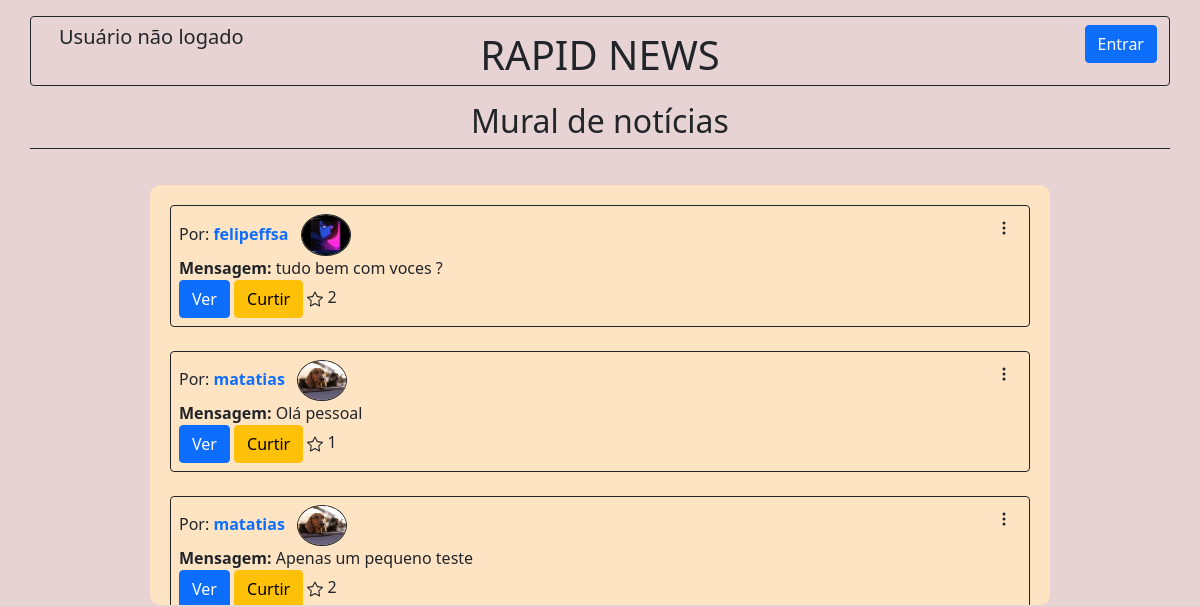
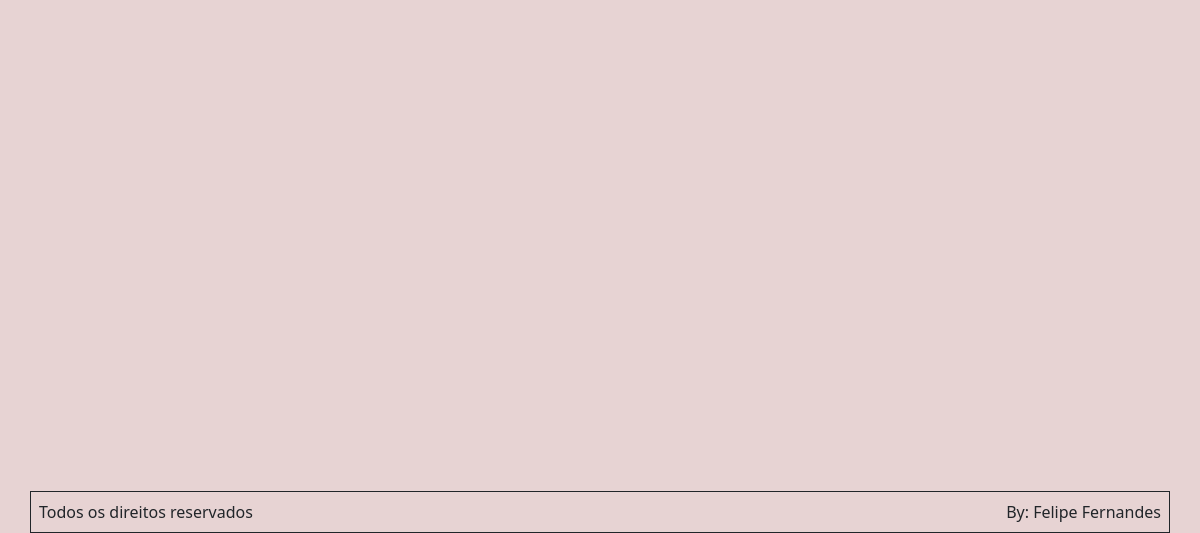
The page /noticias/mural/ on the database as committed earlier (2 pictures, top to bottom).
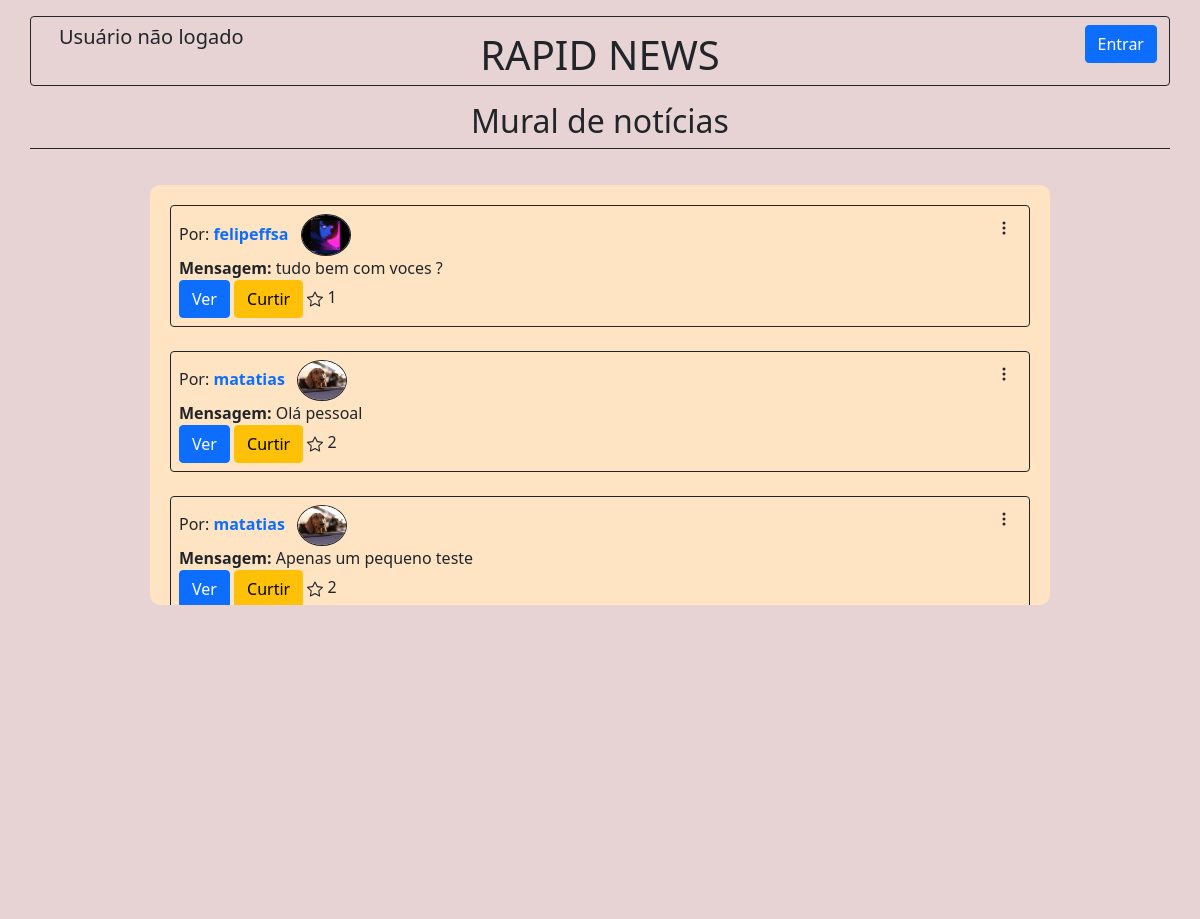
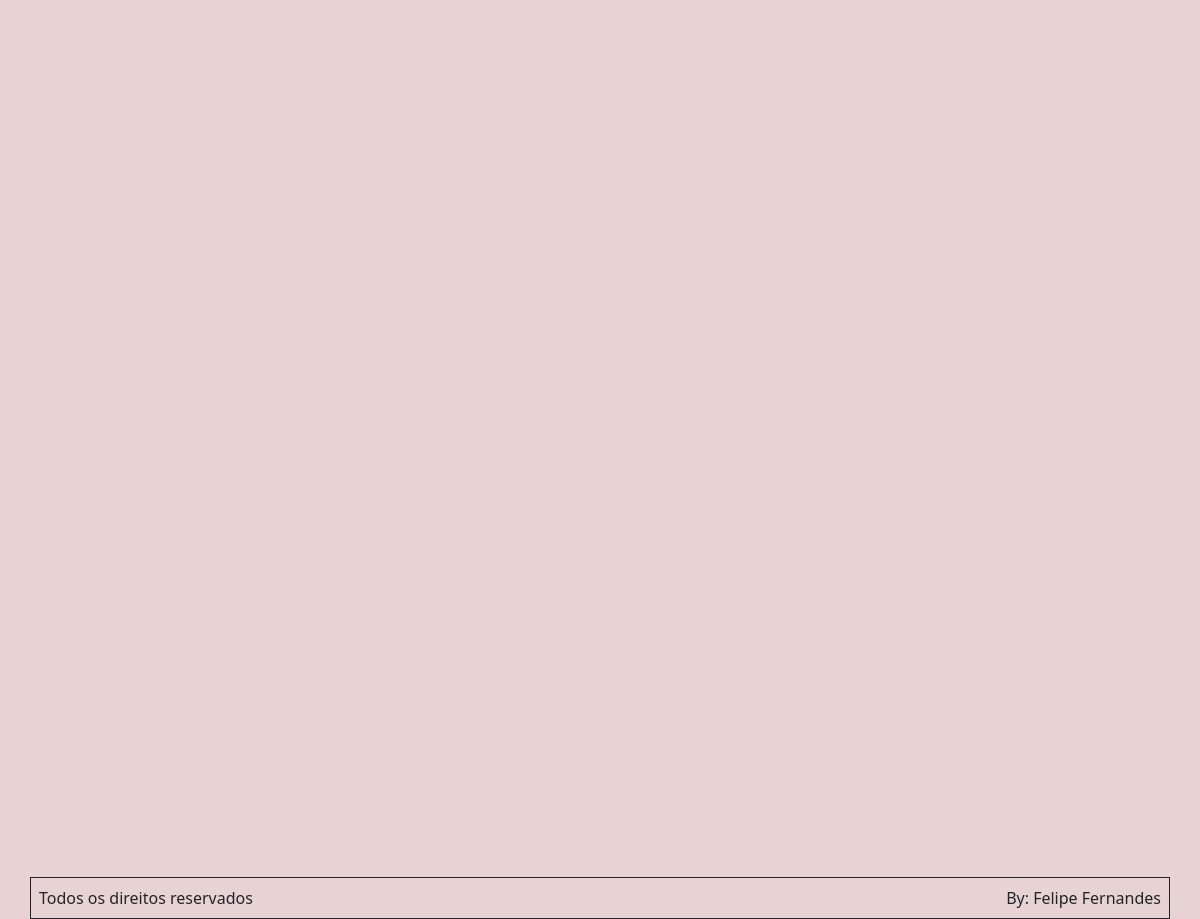
The same page on the database as committed later (2 pictures, top to bottom).
### noticias/models.py (models this page shows, shortened)
class Noticias(models.Model):
    user = models.ForeignKey(User, on_delete=models.CASCADE, related_name ='noticia')
    titulo = models.CharField(max_length=50)
    notice = models.TextField()
    data = models.DateTimeField(auto_now_add=True)
    atualizado = models.BooleanField(default=False)
    curtida = models.ManyToManyField(User, related_name='noticas_curtida')
    numero = models.IntegerField(default=0)

### usuarios/models.py (models this page shows, shortened)
class UserProfile(models.Model):
    user = models.OneToOneField(User, on_delete=models.CASCADE, related_name = 'userprofile')
    profile_image = models.ImageField(
        upload_to='imagens/', blank=True, null=True)
    profile_text = models.TextField(blank=True)

### noticias/views.py (the view)
# urls.py: path('mural/', views.noticias, name='mural'),
def noticias(request):
    noticias = Noticias.objects.all().order_by('-numero')
    if request.user.is_authenticated:
        user = request.user
        pessoa = UserProfile.objects.get(user=request.user)
        return render(request, 'noticias/mural_novo.html',
                      context={'noticias': noticias,
                               'user': user, 'pessoa': pessoa,})
    else:
        return render(request, 'noticias/mural_novo.html',
                      context={'noticias': noticias})

### noticias/templates/noticias/mural_novo.html (shortened to what this page needs)
{% extends "base.html" %}
{% load static %}
{% block conteudo %}
    <div class ='container border border-dark mt-3 rounded'>
        <div class ='row mt-2'>
            <div class ='col-4'>
              {% if user.username %}
                <img src="{{pessoa.profile_image.url}}" class ='img-fluid tamanho-img border border-dark rounded-circle ' alt="">
                <h5 class ='ms-3'><a href ='{% url "perfil" %}'>Perfil</a></h5>
                {% else %}
                <h5 class ='ms-3'>Usuário não logado</h5>
                {% endif %}
            </div>
            <div class ='col-4 fs-1 text-center'>RAPID NEWS</div>
            <div class ='col-4 text-center'>
              {% if user.username %}
                <a href ='{% url "sair" %}'><button class ='btn btn-primary float-end'>Sair</button></a>
                {% else %}
                <a href ='{% url "login" %}'><button class ='btn btn-primary float-end'>Entrar</button></a>
                {% endif %}
            </div>
        </div>
    </div>
<div class = 'container text-center mt-3 border-bottom border-dark'>
    <h2>Mural de notícias</h2>
</div>
<div class="container">
    <div class="row">
    </div>
  </div>
<div class ='container scrollable-div'>
    {% for noticia in noticias  %}
  <div class ='border border-dark rounded p-2'>
        <div class="row">
            <div class="col-12">
                {% if noticia.user.username == user.username %}
                <span class ='me-2'>Por: <strong>Você</strong></span>
                {% else %}
                <span class ='me-2'>Por: <a style ='text-decoration:none' href = '{% url "out_perfil" noticia.user.userprofile.id %}'><strong>{{noticia.user}}</a></strong></span>
                {% endif %}
                <img src={{ noticia.user.userprofile.profile_image.url }} alt="{{ noticia.user.userprofile.profile_image.url }}" class ='img-fluid tamanho-img-perfil border border-dark rounded-circle'>
                <div class ='float-end d-flex'>
                <div class="dropdown">
                    <div class ='ms-3'data-bs-toggle="dropdown" aria-expanded="false" style ='width:25px'>
                        <svg xmlns="http://www.w3.org/2000/svg" width="16" height="16" fill="currentColor" class="bi bi-three-dots-vertical points" viewBox="0 0 16 16">
                        <path d="M9.5 13a1.5 1.5 0 1 1-3 0 1.5 1.5 0 0 1 3 0m0-5a1.5 1.5 0 1 1-3 0 1.5 1.5 0 0 1 3 0m0-5a1.5 1.5 0 1 1-3 0 1.5 1.5 0 0 1 3 0"/>
                      </svg>
                    </div>
                </div>
                </div>
            </div>
        </div>
        <div class="row">
            <div class="col-12 d-flex flex-column">
                <span><strong>Mensagem: </strong>{{noticia.notice|truncatechars:62}}</span>
                <div class ='botoes'>
                <a href ='{% url "visualizar" noticia.id %}'><span class ='btn btn-primary'> Ver</span></a>
                <a href ='{% url "curtida" noticia.id %}'><span class ='btn btn-warning' id ="{{noticia.id}}" onclick="mudarFundo({{noticia.id}})">Curtir</span></a>
                <span> {{noticia.curtida.count}}</span>
            </div>
            </div>
        </div>
  </div>
  <br>
  {% endfor %}
<footer class="footer fixed-bottom ">
    <div class="container text-center d-flex justify-content-between border border-dark mt-5 p-2">
      <span>Todos os direitos reservados</span>
      <span>By: Felipe Fernandes</span>
  </footer>
{% endblock conteudo %}

Rows that differ between the two databases and show on the page:
changed Noticias "tudo bem com voces ?": curtida.count "2" → "1"
changed Noticias "Olá pessoal": curtida.count "1" → "2"
